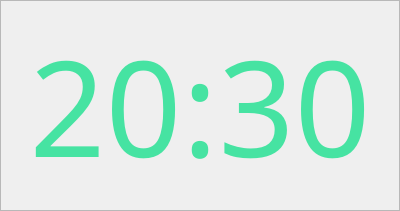
       <widget class="QFrame" name="frame">
        <property name="geometry">
         <rect>
          <x>0</x>
          <y>60</y>
          <width>400</width>
          <height>211</height>
         </rect>
        </property>
        <property name="maximumSize">
         <size>
          <width>400</width>
          <height>16777215</height>
         </size>
        </property>
        <property name="frameShape">
         <enum>QFrame::StyledPanel</enum>
        </property>
        <property name="frameShadow">
         <enum>QFrame::Raised</enum>
        </property>
        <layout class="QHBoxLayout" name="horizontalLayout">
         <property name="spacing">
          <number>0</number>
         </property>
         <property name="leftMargin">
          <number>0</number>
         </property>
         <property name="topMargin">
          <number>0</number>
         </property>
         <property name="rightMargin">
          <number>0</number>
         </property>
         <property name="bottomMargin">
          <number>0</number>
         </property>
         <item>
          <spacer name="horizontalSpacer">
           <property name="orientation">
            <enum>Qt::Horizontal</enum>
           </property>
           <property name="sizeHint" stdset="0">
            <size>
             <width>40</width>
             <height>20</height>
            </size>
           </property>
          </spacer>
         </item>
         <item>
          <widget class="QLabel" name="hour_label">
           <property name="sizePolicy">
            <sizepolicy hsizetype="Fixed" vsizetype="Fixed">
             <horstretch>0</horstretch>
             <verstretch>0</verstretch>
            </sizepolicy>
           </property>
           <property name="palette">
            <palette>
             <active>
              <colorrole role="WindowText">
               <brush brushstyle="SolidPattern">
                <color alpha="255">
                 <red>70</red>
                 <green>227</green>
                 <blue>162</blue>
                </color>
               </brush>
              </colorrole>
              <colorrole role="Button">
               <brush brushstyle="SolidPattern">
                <color alpha="255">
                 <red>0</red>
                 <green>0</green>
                 <blue>0</blue>
                </color>
               </brush>
              </colorrole>
              <colorrole role="Text">
               <brush brushstyle="SolidPattern">
                <color alpha="255">
                 <red>255</red>
                 <green>255</green>
                 <blue>255</blue>
                </color>
               </brush>
              </colorrole>
              <colorrole role="ButtonText">
               <brush brushstyle="SolidPattern">
                <color alpha="255">
                 <red>255</red>
                 <green>255</green>
                 <blue>255</blue>
                </color>
               </brush>
              </colorrole>
              <colorrole role="Base">
               <brush brushstyle="SolidPattern">
                <color alpha="255">
                 <red>0</red>
                 <green>0</green>
                 <blue>0</blue>
                </color>
               </brush>
              </colorrole>
              <colorrole role="Window">
               <brush brushstyle="SolidPattern">
                <color alpha="255">
                 <red>0</red>
                 <green>0</green>
                 <blue>0</blue>
                </color>
               </brush>
              </colorrole>
             </active>
             <inactive>
              <colorrole role="WindowText">
               <brush brushstyle="SolidPattern">
                <color alpha="255">
                 <red>70</red>
                 <green>227</green>
                 <blue>162</blue>
                </color>
               </brush>
              </colorrole>
              <colorrole role="Button">
               <brush brushstyle="SolidPattern">
                <color alpha="255">
                 <red>0</red>
                 <green>0</green>
                 <blue>0</blue>
                </color>
               </brush>
              </colorrole>
              <colorrole role="Text">
               <brush brushstyle="SolidPattern">
                <color alpha="255">
                 <red>255</red>
                 <green>255</green>
                 <blue>255</blue>
                </color>
               </brush>
              </colorrole>
              <colorrole role="ButtonText">
               <brush brushstyle="SolidPattern">
                <color alpha="255">
                 <red>255</red>
                 <green>255</green>
                 <blue>255</blue>
                </color>
               </brush>
              </colorrole>
              <colorrole role="Base">
               <brush brushstyle="SolidPattern">
                <color alpha="255">
                 <red>0</red>
                 <green>0</green>
                 <blue>0</blue>
                </color>
               </brush>
              </colorrole>
              <colorrole role="Window">
               <brush brushstyle="SolidPattern">
                <color alpha="255">
                 <red>0</red>
                 <green>0</green>
                 <blue>0</blue>
                </color>
               </brush>
              </colorrole>
             </inactive>
             <disabled>
              <colorrole role="WindowText">
               <brush brushstyle="SolidPattern">
                <color alpha="255">
                 <red>255</red>
                 <green>255</green>
                 <blue>255</blue>
                </color>
               </brush>
              </colorrole>
              <colorrole role="Button">
               <brush brushstyle="SolidPattern">
                <color alpha="255">
                 <red>0</red>
                 <green>0</green>
                 <blue>0</blue>
                </color>
               </brush>
              </colorrole>
              <colorrole role="Text">
               <brush brushstyle="SolidPattern">
                <color alpha="255">
                 <red>255</red>
                 <green>255</green>
                 <blue>255</blue>
                </color>
               </brush>
              </colorrole>
              <colorrole role="ButtonText">
               <brush brushstyle="SolidPattern">
                <color alpha="255">
                 <red>255</red>
                 <green>255</green>
                 <blue>255</blue>
                </color>
               </brush>
              </colorrole>
              <colorrole role="Base">
               <brush brushstyle="SolidPattern">
                <color alpha="255">
                 <red>0</red>
                 <green>0</green>
                 <blue>0</blue>
                </color>
               </brush>
              </colorrole>
              <colorrole role="Window">
               <brush brushstyle="SolidPattern">
                <color alpha="255">
                 <red>0</red>
                 <green>0</green>
                 <blue>0</blue>
                </color>
               </brush>
              </colorrole>
             </disabled>
            </palette>
           </property>
           <property name="font">
            <font>
             <family>Segoe UI Variable Text</family>
             <pointsize>100</pointsize>
             <weight>9</weight>
             <italic>false</italic>
             <bold>false</bold>
            </font>
           </property>
           <property name="styleSheet">
            <string notr="true">*{
	
	font: 75 100pt &quot;Segoe UI Variable Text&quot;;
}</string>
           </property>
           <property name="text">
            <string>20</string>
           </property>
           <property name="alignment">
            <set>Qt::AlignCenter</set>
           </property>
           <property name="wordWrap">
            <bool>false</bool>
           </property>
          </widget>
         </item>
         <item>
          <widget class="QLabel" name="spark_label">
           <property name="sizePolicy">
            <sizepolicy hsizetype="Fixed" vsizetype="Fixed">
             <horstretch>0</horstretch>
             <verstretch>0</verstretch>
            </sizepolicy>
           </property>
           <property name="palette">
            <palette>
             <active>
              <colorrole role="WindowText">
               <brush brushstyle="SolidPattern">
                <color alpha="255">
                 <red>70</red>
                 <green>227</green>
                 <blue>162</blue>
                </color>
               </brush>
              </colorrole>
              <colorrole role="Button">
               <brush brushstyle="SolidPattern">
                <color alpha="255">
                 <red>0</red>
                 <green>0</green>
                 <blue>0</blue>
                </color>
               </brush>
              </colorrole>
              <colorrole role="Text">
               <brush brushstyle="SolidPattern">
                <color alpha="255">
                 <red>255</red>
                 <green>255</green>
                 <blue>255</blue>
                </color>
               </brush>
              </colorrole>
              <colorrole role="ButtonText">
               <brush brushstyle="SolidPattern">
                <color alpha="255">
                 <red>255</red>
                 <green>255</green>
                 <blue>255</blue>
                </color>
               </brush>
              </colorrole>
              <colorrole role="Base">
               <brush brushstyle="SolidPattern">
                <color alpha="255">
                 <red>0</red>
                 <green>0</green>
                 <blue>0</blue>
                </color>
               </brush>
              </colorrole>
              <colorrole role="Window">
               <brush brushstyle="SolidPattern">
                <color alpha="255">
                 <red>0</red>
                 <green>0</green>
                 <blue>0</blue>
                </color>
               </brush>
              </colorrole>
             </active>
             <inactive>
              <colorrole role="WindowText">
               <brush brushstyle="SolidPattern">
                <color alpha="255">
                 <red>70</red>
                 <green>227</green>
                 <blue>162</blue>
                </color>
               </brush>
              </colorrole>
              <colorrole role="Button">
               <brush brushstyle="SolidPattern">
                <color alpha="255">
                 <red>0</red>
                 <green>0</green>
                 <blue>0</blue>
                </color>
               </brush>
              </colorrole>
              <colorrole role="Text">
               <brush brushstyle="SolidPattern">
                <color alpha="255">
                 <red>255</red>
                 <green>255</green>
                 <blue>255</blue>
                </color>
               </brush>
              </colorrole>
              <colorrole role="ButtonText">
               <brush brushstyle="SolidPattern">
                <color alpha="255">
                 <red>255</red>
                 <green>255</green>
                 <blue>255</blue>
                </color>
               </brush>
              </colorrole>
              <colorrole role="Base">
               <brush brushstyle="SolidPattern">
                <color alpha="255">
                 <red>0</red>
                 <green>0</green>
                 <blue>0</blue>
                </color>
               </brush>
              </colorrole>
              <colorrole role="Window">
               <brush brushstyle="SolidPattern">
                <color alpha="255">
                 <red>0</red>
                 <green>0</green>
                 <blue>0</blue>
                </color>
               </brush>
              </colorrole>
             </inactive>
             <disabled>
              <colorrole role="WindowText">
               <brush brushstyle="SolidPattern">
                <color alpha="255">
                 <red>255</red>
                 <green>255</green>
                 <blue>255</blue>
                </color>
               </brush>
              </colorrole>
              <colorrole role="Button">
               <brush brushstyle="SolidPattern">
                <color alpha="255">
                 <red>0</red>
                 <green>0</green>
                 <blue>0</blue>
                </color>
               </brush>
              </colorrole>
              <colorrole role="Text">
               <brush brushstyle="SolidPattern">
                <color alpha="255">
                 <red>255</red>
                 <green>255</green>
                 <blue>255</blue>
                </color>
               </brush>
              </colorrole>
              <colorrole role="ButtonText">
               <brush brushstyle="SolidPattern">
                <color alpha="255">
                 <red>255</red>
                 <green>255</green>
                 <blue>255</blue>
                </color>
               </brush>
              </colorrole>
              <colorrole role="Base">
               <brush brushstyle="SolidPattern">
                <color alpha="255">
                 <red>0</red>
                 <green>0</green>
                 <blue>0</blue>
                </color>
               </brush>
              </colorrole>
              <colorrole role="Window">
               <brush brushstyle="SolidPattern">
                <color alpha="255">
                 <red>0</red>
                 <green>0</green>
                 <blue>0</blue>
                </color>
               </brush>
              </colorrole>
             </disabled>
            </palette>
           </property>
           <property name="font">
            <font>
             <family>Segoe UI Variable Text</family>
             <pointsize>100</pointsize>
             <weight>9</weight>
             <italic>false</italic>
             <bold>false</bold>
            </font>
           </property>
           <property name="styleSheet">
            <string notr="true">*{
	
	font: 75 100pt &quot;Segoe UI Variable Text&quot;;
}</string>
           </property>
           <property name="text">
            <string>:</string>
           </property>
           <property name="alignment">
            <set>Qt::AlignCenter</set>
           </property>
           <property name="wordWrap">
            <bool>false</bool>
           </property>
          </widget>
         </item>
         <item>
          <widget class="QLabel" name="minute_label">
           <property name="sizePolicy">
            <sizepolicy hsizetype="Fixed" vsizetype="Fixed">
             <horstretch>0</horstretch>
             <verstretch>0</verstretch>
            </sizepolicy>
           </property>
           <property name="palette">
            <palette>
             <active>
              <colorrole role="WindowText">
               <brush brushstyle="SolidPattern">
                <color alpha="255">
                 <red>70</red>
                 <green>227</green>
                 <blue>162</blue>
                </color>
               </brush>
              </colorrole>
              <colorrole role="Button">
               <brush brushstyle="SolidPattern">
                <color alpha="255">
                 <red>0</red>
                 <green>0</green>
                 <blue>0</blue>
                </color>
               </brush>
              </colorrole>
              <colorrole role="Text">
               <brush brushstyle="SolidPattern">
                <color alpha="255">
                 <red>255</red>
                 <green>255</green>
                 <blue>255</blue>
                </color>
               </brush>
              </colorrole>
              <colorrole role="ButtonText">
               <brush brushstyle="SolidPattern">
                <color alpha="255">
                 <red>255</red>
                 <green>255</green>
                 <blue>255</blue>
                </color>
               </brush>
              </colorrole>
              <colorrole role="Base">
               <brush brushstyle="SolidPattern">
                <color alpha="255">
                 <red>0</red>
                 <green>0</green>
                 <blue>0</blue>
                </color>
               </brush>
              </colorrole>
              <colorrole role="Window">
               <brush brushstyle="SolidPattern">
                <color alpha="255">
                 <red>0</red>
                 <green>0</green>
                 <blue>0</blue>
                </color>
               </brush>
              </colorrole>
             </active>
             <inactive>
              <colorrole role="WindowText">
               <brush brushstyle="SolidPattern">
                <color alpha="255">
                 <red>70</red>
                 <green>227</green>
                 <blue>162</blue>
                </color>
               </brush>
              </colorrole>
              <colorrole role="Button">
               <brush brushstyle="SolidPattern">
                <color alpha="255">
                 <red>0</red>
                 <green>0</green>
                 <blue>0</blue>
                </color>
               </brush>
              </colorrole>
              <colorrole role="Text">
               <brush brushstyle="SolidPattern">
                <color alpha="255">
                 <red>255</red>
                 <green>255</green>
                 <blue>255</blue>
                </color>
               </brush>
              </colorrole>
              <colorrole role="ButtonText">
               <brush brushstyle="SolidPattern">
                <color alpha="255">
                 <red>255</red>
                 <green>255</green>
                 <blue>255</blue>
                </color>
               </brush>
              </colorrole>
              <colorrole role="Base">
               <brush brushstyle="SolidPattern">
                <color alpha="255">
                 <red>0</red>
                 <green>0</green>
                 <blue>0</blue>
                </color>
               </brush>
              </colorrole>
              <colorrole role="Window">
               <brush brushstyle="SolidPattern">
                <color alpha="255">
                 <red>0</red>
                 <green>0</green>
                 <blue>0</blue>
                </color>
               </brush>
              </colorrole>
             </inactive>
             <disabled>
              <colorrole role="WindowText">
               <brush brushstyle="SolidPattern">
                <color alpha="255">
                 <red>255</red>
                 <green>255</green>
                 <blue>255</blue>
                </color>
               </brush>
              </colorrole>
              <colorrole role="Button">
               <brush brushstyle="SolidPattern">
                <color alpha="255">
                 <red>0</red>
                 <green>0</green>
                 <blue>0</blue>
                </color>
               </brush>
              </colorrole>
              <colorrole role="Text">
               <brush brushstyle="SolidPattern">
                <color alpha="255">
                 <red>255</red>
                 <green>255</green>
                 <blue>255</blue>
                </color>
               </brush>
              </colorrole>
              <colorrole role="ButtonText">
               <brush brushstyle="SolidPattern">
                <color alpha="255">
                 <red>255</red>
                 <green>255</green>
                 <blue>255</blue>
                </color>
               </brush>
              </colorrole>
              <colorrole role="Base">
               <brush brushstyle="SolidPattern">
                <color alpha="255">
                 <red>0</red>
                 <green>0</green>
                 <blue>0</blue>
                </color>
               </brush>
              </colorrole>
              <colorrole role="Window">
               <brush brushstyle="SolidPattern">
                <color alpha="255">
                 <red>0</red>
                 <green>0</green>
                 <blue>0</blue>
                </color>
               </brush>
              </colorrole>
             </disabled>
            </palette>
           </property>
           <property name="font">
            <font>
             <family>Segoe UI Variable Text</family>
             <pointsize>100</pointsize>
             <weight>9</weight>
             <italic>false</italic>
             <bold>false</bold>
            </font>
           </property>
           <property name="styleSheet">
            <string notr="true">*{
	
	font: 75 100pt &quot;Segoe UI Variable Text&quot;;
}</string>
           </property>
           <property name="text">
            <string>30</string>
           </property>
           <property name="alignment">
            <set>Qt::AlignCenter</set>
           </property>
           <property name="wordWrap">
            <bool>false</bool>
           </property>
          </widget>
         </item>
         <item>
          <spacer name="horizontalSpacer_2">
           <property name="orientation">
            <enum>Qt::Horizontal</enum>
           </property>
           <property name="sizeHint" stdset="0">
            <size>
             <width>40</width>
             <height>20</height>
            </size>
           </property>
          </spacer>
         </item>
        </layout>
       </widget>
